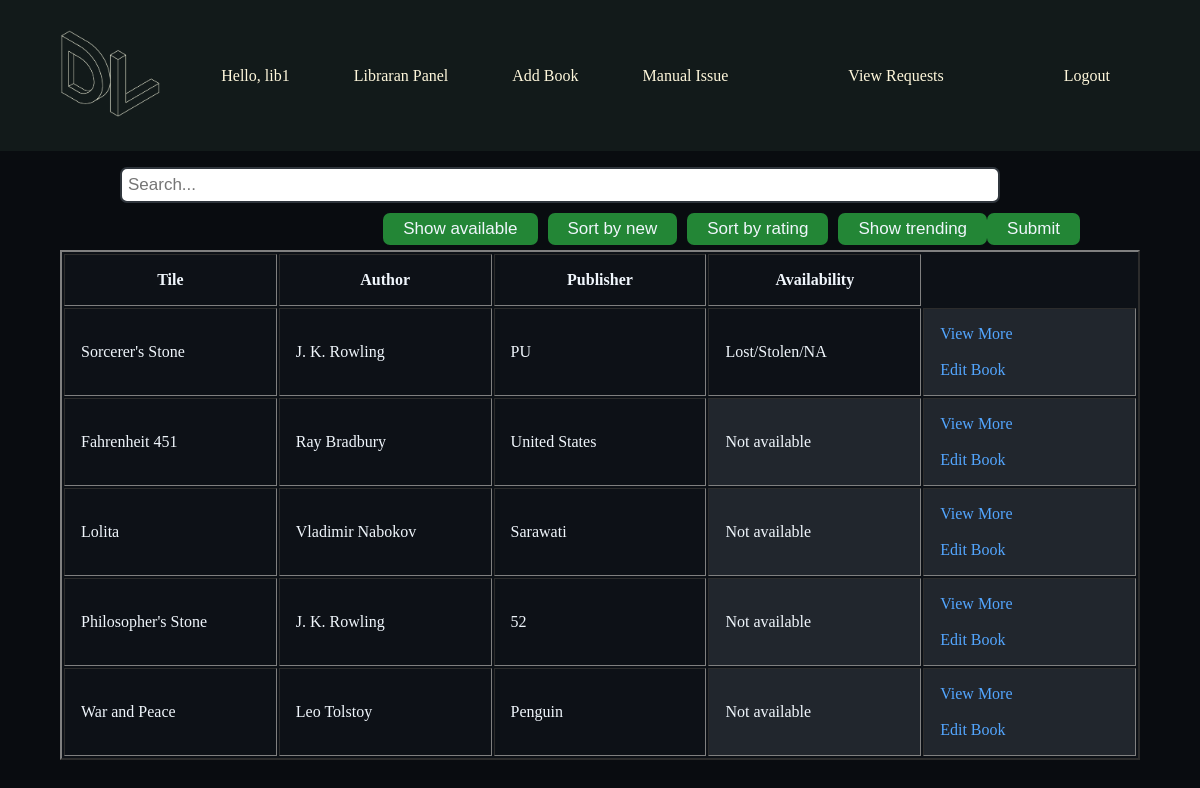
Page /sortrate/ (signed in) on the committed database.
### book/models.py (models this page shows)
class Book(models.Model):
    Title = models.CharField(max_length = 120,null = False)
    Author = models.CharField(max_length = 120)
    Publisher = models.CharField(max_length = 120)
    Genre = models.CharField(max_length = 120)
    ISBN = models.CharField(max_length = 13,null = False) #as int was small, take as char
    Location = models.TextField()
    Available = models.BooleanField(default=True)
    Lost = models.BooleanField(default=False)
    Comments = models.TextField(null=True)
    SoftCopy = models.URLField(blank = True, max_length=200)

### book/views.py (the view)
# urls.py: path('sortrate/',sort_rate, name='sort'),
def sort_rate(request,*args,**kwargs):
    books = Book.objects.all()
    book_rate = []
    for book in books:
        bookratings = Rates.objects.filter(bookID=book.id)
        fr = float(0)
        l = float(0)
        for rate in bookratings:
            fr = fr + float(rate.rates)
            l=l+1
        if fr!=0:
            fr = float(fr)/l
        else:
            fr = float(0)
        book_rate.append([book,fr])
    book_rate.sort(key=lambda x:x[1])
    book_rate.reverse()
    book_list= [i[0] for i in book_rate]
    if request.user.groups.filter(name="Librarian"):
        return render(request,"Home/home-librarian.html",{"books":book_list})
    else:
        return render(request,"Home/home.html",{"books":book_list})

### Templates/Home/home-librarian.html (shortened to what this page needs)
{% load static %}
<!DOCTYPE html>
<head>
    <link rel="stylesheet" href="{% static 'Home/stylelib.css' %}">
</head>
<body style= "background-color:#090c10;">
    <header>
        <a href="/"><img src="{% static 'DevLibrary.png' %}" alt="" width = "100"></a>
        <nav>
            <ul class = "nvlinks">
                {% if user.is_authenticated %}
                <li><a href="/user/">Hello, {{user.username}}</a></li>
                <li><a href="/admin/">Libraran Panel</a></li>
                <li><a href="/create/">Add Book</a></li>
                <li><a href="/createissue/">Manual Issue</a><li>
                <li><a href="/req/">View Requests</a><li>
                <li><a href="/logout/">Logout</a></li>
                {% endif %}
            </ul>
        </nav>
    </header>
    <div class = "searchbar">
        <form action = "/search/" method = "GET">
         <input type="text" placeholder="Search..." name="srch" id="srch">
         <button type="submit">Submit</button>
        </form>
        <a href= "/trend/" style ="color:white;text-decoration:none;"><button style="margin:0px 0px 5px 10px">  Show trending </button></a>
        <a href= "/sortrate/" style ="color:white;text-decoration:none;"><button style="margin:0px 0px 5px 10px">  Sort by rating  </button></a>
        <a href= "/sortnew/" style ="color:white;text-decoration:none;"><button style="margin:0px 0px 5px 10px">  Sort by new  </button></a>
        <a href= "/sortavlbl/" style ="color:white;text-decoration:none;"><button style="margin:0px 0px 5px 10px">  Show available  </button></a>
    </div>
    <div>
    <table class="table" border = "2px solid #30363d" style="margin-left:auto;margin-right:auto;width:90%;color:#f0f6fc;background-color:#0d1117">
        <thead>
            <tr>
                <th style = "padding: 16px; width:20%;">Tile</th>
                <th style = "padding: 16px; width:20%;">Author</th>
                <th style = "padding: 16px; width:20%;">Publisher</th>
                <th style = "padding: 16px; width:20%;">Availability</th>
            </tr>
        </thead>
        <tbody>
        {% for book in books%}
            <tr>
                <td style = "padding: 16px; width:20%;" scope="row">{{book.Title}}</td>
                <td style = "padding: 16px; width:20%;">{{book.Author}}</td>
                <td style = "padding: 16px; width:20%;">{{book.Publisher}}</td>
               {% if book.Lost %}
                <td style = "padding: 16px; width:20%;">Lost/Stolen/NA</td>
                {% else %}
                    {% if book.Available %}
                    <td style = "padding: 16px; width:20%;">Available</td>
                    {% else %}
                    <td style = "padding: 16px; width:10%;background-color:#21262d;">Not available</td>
                    {% endif %}
                {% endif %}
                <td style = "padding: 16px; width:20%;background-color:#21262d;"><a href ="/book/{{book.id}}">View More </a><br><br><a href ="/editbook/{{book.id}}"> Edit Book</a></td>
            </tr>
        {% endfor %}
        </tbody>
    </table>
    </div>
</body>

### static/Home/stylelib.css (style rules this page uses)
body { background-color: lightblue; }
* { margin: 0; padding: 0; }
header a,li { font: "Montserrat", sans-serif; font-size: 16px; color: cornsilk; text-decoration: none; }
header { background-color: #121a1a; display: flex; justify-content: space-between; align-items: center; padding: 30px 5%; }
.nvlinks { list-style: none; }
.nvlinks li { display: inline-block; padding: 0 30px; }
.searchbar { width: 80%; margin-left: auto; margin-right: auto; margin-top: 16px; }
.searchbar form { width: 100%; }
.searchbar input[type=text] { padding: 6px; width: 90%; margin-top: 0; margin-right: 0px; margin-left: auto; margin-bottom: 10px; font-size: 17px; border: 2px solid #30363d; border-radius: 7px; }
.searchbar button { float: right; padding: 6px 20px; margin-top: 0px; margin-left: 0px; margin-right: auto; background: #238636; color: #f0f6fc; font-size: 17px; border-radius: 7px; border: none; cursor: pointer; }
table a { color: #53a6ff; text-decoration: none; }

### rows in the picture
Book: Title "Sorcerer's Stone", Author "J. K. Rowling", Publisher "PU", Lost "Lost/Stolen/NA"
Book: Title "Fahrenheit 451", Author "Ray Bradbury", Publisher "United States", Lost "Not available"
Book: Title "Lolita", Author "Vladimir Nabokov", Publisher "Sarawati", Lost "Not available"
Book: Title "Philosopher's Stone", Author "J. K. Rowling", Publisher "52", Lost "Not available"
Book: Title "War and Peace", Author "Leo Tolstoy", Publisher "Penguin", Lost "Not available"

### other values in the picture
{{ user.username }} "lib1"
